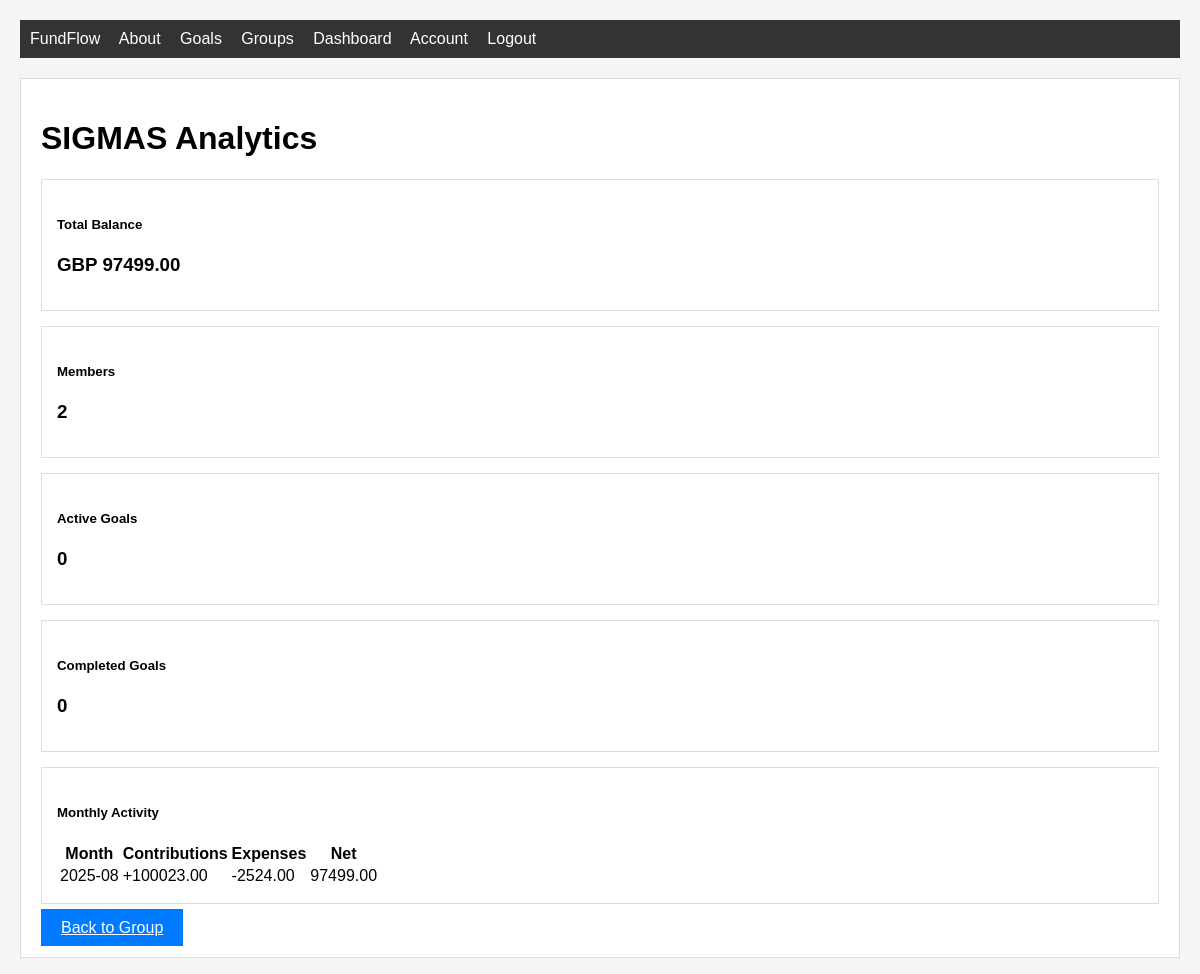
Screenshot of /groups/1/analytics (signed in) with the database file from the repository.
### home/db_models.py (models this page shows, shortened)
class Group(db.Model):
    id = db.Column(db.Integer, primary_key=True)
    name = db.Column(db.String(100), nullable=False)
    description = db.Column(db.Text, nullable=True)
    created_at = db.Column(db.DateTime, nullable=False, default=datetime.utcnow)
    currency = db.Column(db.String(10), nullable=False, default='USD')
    is_active = db.Column(db.Boolean, nullable=False, default=True)
    is_open = db.Column(db.Boolean, nullable=False, default=True)
    balance = db.Column(db.Float, nullable=False, default=0.0)
    members = db.relationship('GroupMember', backref='group', lazy=True, cascade='all, delete-orphan')
    goals = db.relationship('GroupGoal', backref='group', lazy=True, cascade='all, delete-orphan')
    transactions = db.relationship('GroupTransaction', backref='group', lazy=True, cascade='all, delete-orphan')
    join_requests = db.relationship('GroupJoinRequest', backref='group', lazy=True, cascade='all, delete-orphan')
    @property
    def total_balance(self):
        return self.balance

### home/routes.py (the view)
@app.route("/groups/<int:group_id>/analytics")
@login_required
def group_analytics(group_id):
    group = Group.query.get_or_404(group_id)
    member = GroupMember.query.filter_by(
        group_id=group_id,
        user_id=current_user.id
    ).first()
    if not member or not member.is_active:
        abort(403)
    total_balance = group.total_balance
    total_members = len([m for m in group.members if m.is_active])
    total_goals = len(group.goals)
    active_goals = len([g for g in group.goals if g.status == 'active'])
    completed_goals = len([g for g in group.goals if g.status == 'completed'])
    recent_transactions = GroupTransaction.query.filter_by(
        group_id=group_id,
        status='approved'
    ).order_by(GroupTransaction.occurred_at.desc()).limit(30).all()
    monthly_data = {}
    for tx in recent_transactions:
        month = tx.occurred_at.strftime('%Y-%m')
        if month not in monthly_data:
            monthly_data[month] = {'contributions': 0, 'expenses': 0}
        if tx.amount > 0:
            monthly_data[month]['contributions'] += tx.amount
        else:
            monthly_data[month]['expenses'] += abs(tx.amount)
    return render_template("group_analytics.html", title=f"{group.name} Analytics",
                         group=group, member=member, total_balance=total_balance,
                         total_members=total_members, total_goals=total_goals,
                         active_goals=active_goals, completed_goals=completed_goals,
                         monthly_data=monthly_data)

### home/db_models.py (called while the page is built)
@login_manager.user_loader
def load_user(user_id):
    return User.query.get(int(user_id))

### home/templates/group_analytics.html (shortened to what this page needs)
{% extends "layout.html" %}
{% block content %}
<div class="content-section">
    <h1 class="mb-4">{{ group.name }} Analytics</h1>
    <div class="row mb-4">
        <div class="col-md-3">
            <div class="card text-center">
                <div class="card-body">
                    <h5 class="card-title">Total Balance</h5>
                    <h3 class="text-success">{{ group.currency }} {{ '%.2f'|format(total_balance) }}</h3>
                </div>
            </div>
        </div>
        <div class="col-md-3">
            <div class="card text-center">
                <div class="card-body">
                    <h5 class="card-title">Members</h5>
                    <h3 class="text-info">{{ total_members }}</h3>
                </div>
            </div>
        </div>
        <div class="col-md-3">
            <div class="card text-center">
                <div class="card-body">
                    <h5 class="card-title">Active Goals</h5>
                    <h3 class="text-warning">{{ active_goals }}</h3>
                </div>
            </div>
        </div>
        <div class="col-md-3">
            <div class="card text-center">
                <div class="card-body">
                    <h5 class="card-title">Completed Goals</h5>
                    <h3 class="text-success">{{ completed_goals }}</h3>
                </div>
            </div>
        </div>
    </div>
    {% if monthly_data %}
        <div class="card mb-4">
            <div class="card-header">
                <h5 class="mb-0">Monthly Activity</h5>
            </div>
            <div class="card-body">
                <div class="table-responsive">
                    <table class="table table-striped">
                        <thead>
                            <tr>
                                <th>Month</th>
                                <th>Contributions</th>
                                <th>Expenses</th>
                                <th>Net</th>
                            </tr>
                        </thead>
                        <tbody>
                            {% for month, data in monthly_data.items() %}
                                <tr>
                                    <td>{{ month }}</td>
                                    <td class="text-success">+{{ '%.2f'|format(data.contributions) }}</td>
                                    <td class="text-danger">-{{ '%.2f'|format(data.expenses) }}</td>
                                    <td class="{% if data.contributions - data.expenses >= 0 %}text-success{% else %}text-danger{% endif %}">
                                        {{ '%.2f'|format(data.contributions - data.expenses) }}
                                    </td>
                                </tr>
                            {% endfor %}
                        </tbody>
                    </table>
                </div>
            </div>
        </div>
    {% endif %}
    <div class="text-center">
        <a href="{{ url_for('group_detail', group_id=group.id) }}" class="btn btn-outline-primary">Back to Group</a>
    </div>
</div>
{% endblock %}

### home/static/main.css (style rules this page uses)
body { font-family: Arial, sans-serif; margin: 20px; background-color: #f5f5f5; transition: background-color 0.3s ease, color 0.3s ease; }
body.light-theme { background-color: #f5f5f5; color: #000000; }
.btn { padding: 10px 20px; background-color: #007bff; color: white; border: none; cursor: pointer; }
.card { border: 1px solid #ddd; padding: 15px; margin-bottom: 15px; }

### rows the page displays
Group: name "SIGMAS", currency "GBP", balance "97499.00"

### other values shown
{{ total_members }} "2"
{{ active_goals }} "0"
{{ completed_goals }} "0"
{{ month }} "2025-08"
{{ '%.2f'|format(data.contributions) }} "100023.00"
{{ '%.2f'|format(data.expenses) }} "2524.00"
{{ '%.2f'|format(data.contributions - data.expenses) }} "97499.00"
